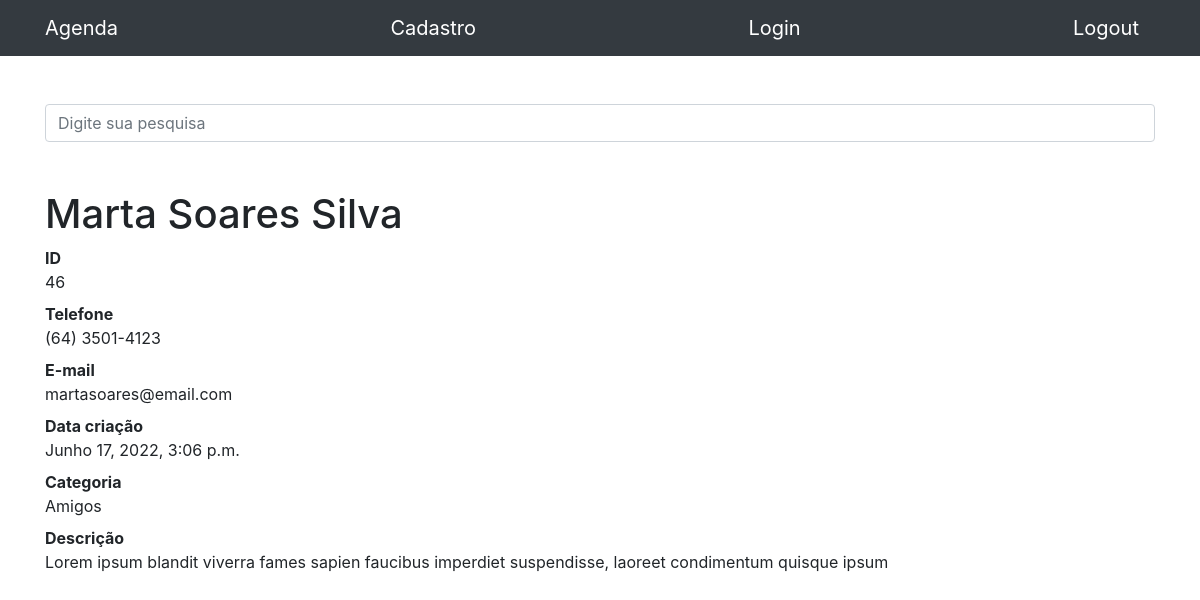
Screenshot of /46 with the database file from the repository.
### contatos/models.py (models this page shows, shortened)
class Contato(models.Model):
    nome = models.CharField(max_length=100)
    sobre_nome = models.CharField(max_length=100, blank=True)
    telefone = models.CharField(max_length=100)
    email = models.CharField(max_length=100, blank=True)
    data_criacao = models.DateTimeField(default=timezone.now)
    descricao = models.TextField(blank=True)
    categoria = models.ForeignKey(Categoria, on_delete=models.DO_NOTHING)
    mostrar = models.BooleanField(default=True)
    foto = models.ImageField(blank=True, upload_to='fotos/%Y/%m/')

class Categoria(models.Model):
    nome = models.CharField(max_length=100)
    def __str__(self):
        return self.nome

### contatos/views.py (the view)
# urls.py: path('<int:contato_id>', views.show, name='show'),
def show(request, contato_id):
    contato = get_object_or_404(Contato, id=contato_id)
    if not contato.mostrar:
        raise Http404()
    return render(request, 'contatos/show.html', {
        'contato': contato
    })

### contatos/templates/contatos/show.html (shortened to what this page needs)
{% extends 'base.html' %}
{% block conteudo %}
<h1 class="mt-5">{{contato.nome}} {{contato.sobre_nome}}</h1>
<dl>
    <dt>ID</dt>
    <dd>{{ contato.id }}</dd>
    <dt>Telefone</dt>
    <dd>{{ contato.telefone }}</dd>
    <dt>E-mail</dt>
    <dd>{{contato.email}}</dd>
    <dt>Data criação</dt>
    <dd>{{ contato.data_criacao }}</dd>
    <dt>Categoria</dt>
    <dd>{{ contato.categoria }}</dd>
    <dt>Descrição</dt>
    <dd>
        {{contato.descricao}}
    </dd>
</dl>
{% endblock %}

### rows the page displays
Contato: nome "Marta", sobre_nome "Soares Silva", id "46", telefone "(64) 3501-4123", email "martasoares@email.com", data_criacao "Junho 17, 2022, 3:06 p.m.", categoria "Amigos", descricao "Lorem ipsum blandit viverra fames sapien faucibus imperdiet suspendisse, laoreet condimentum quisque ipsum"
